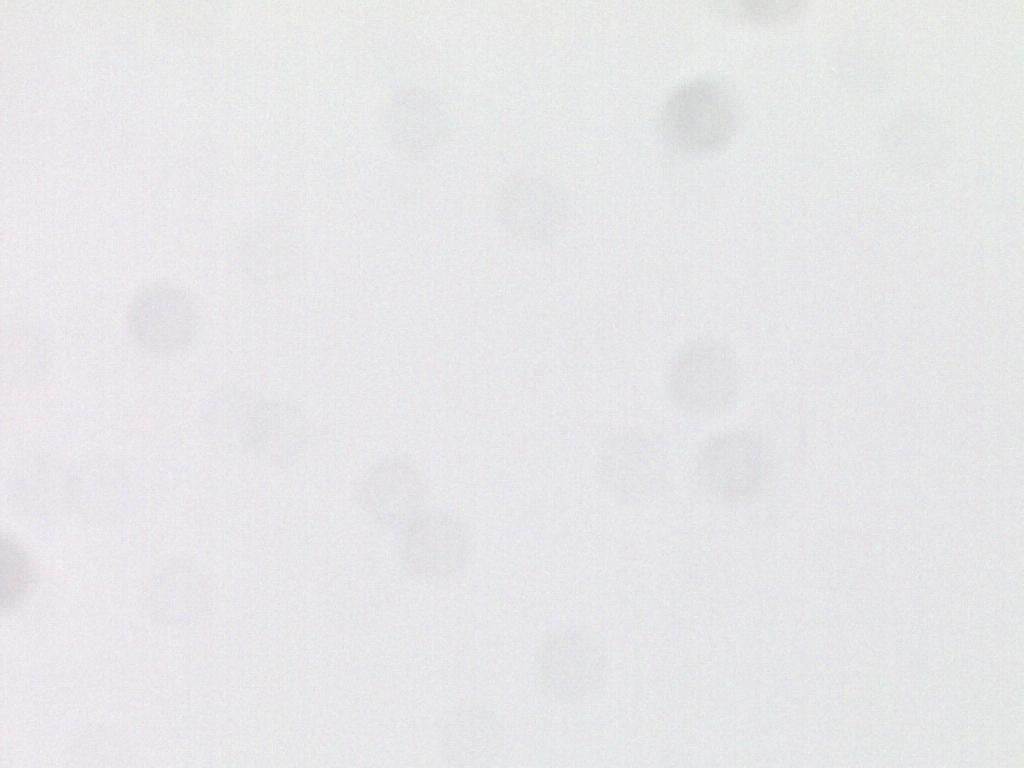
%> input picture CDIO/GUI/current_pic.jpg, 1024 x 768 px
$ octave --eval "result = Seg_ves;"   (GNU Octave 9; MATLAB toolbox functions it lacks are replaced by stand-ins)
%> lines starting %> are read from the running program, lines starting %| are printed output that depends on the picture; in (x1, y1, x2, y2) boxes, pixels count from 0 and x2, y2 are one past the last pixel; in counts of white or black regions, pixels touching at a corner belong together; the program's own positions count from 1
function [black_pix]= Seg_ves()
% [58 lines of commented-out code are left out]

%% JOBB PÅ UNDERARM ISTÄLLET FÖR NAGELBAND
%JAG HAR BARA FÖRSÖKT ATT TA BORT FIGURER SÅ ATT GUIT iINTE ÖVERBELASTAS, inte ändrat något annat //Jennifer :)

A=imread('current_pic.jpg'); %Samma sak fast för underarm
%> A is the input picture: size 768x1024x3 uint8; mean R, G, B 231, 230.6, 232.6
gray_pic_underarm = rgb2gray(A);
B=adapthisteq(gray_pic_underarm, 'cliplimit', 0.045, 'Distribution','rayleigh');
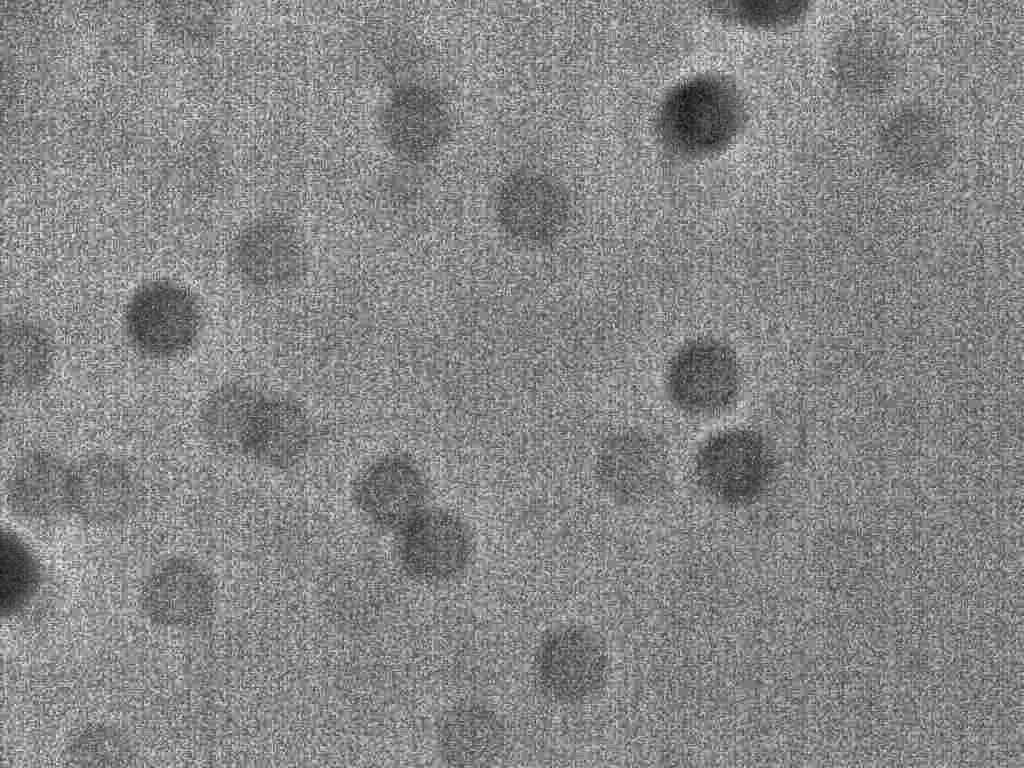
%> B: size 768x1024 uint8; min 0, max 255, mean 134.4

%figure(6)
%imshowpair(gray_pic_underarm,B,'montage');
%colorbar


idx3 = find(B < 90);
%> idx3 = 30435 values from 4 to 786410
B(idx3) = 0;
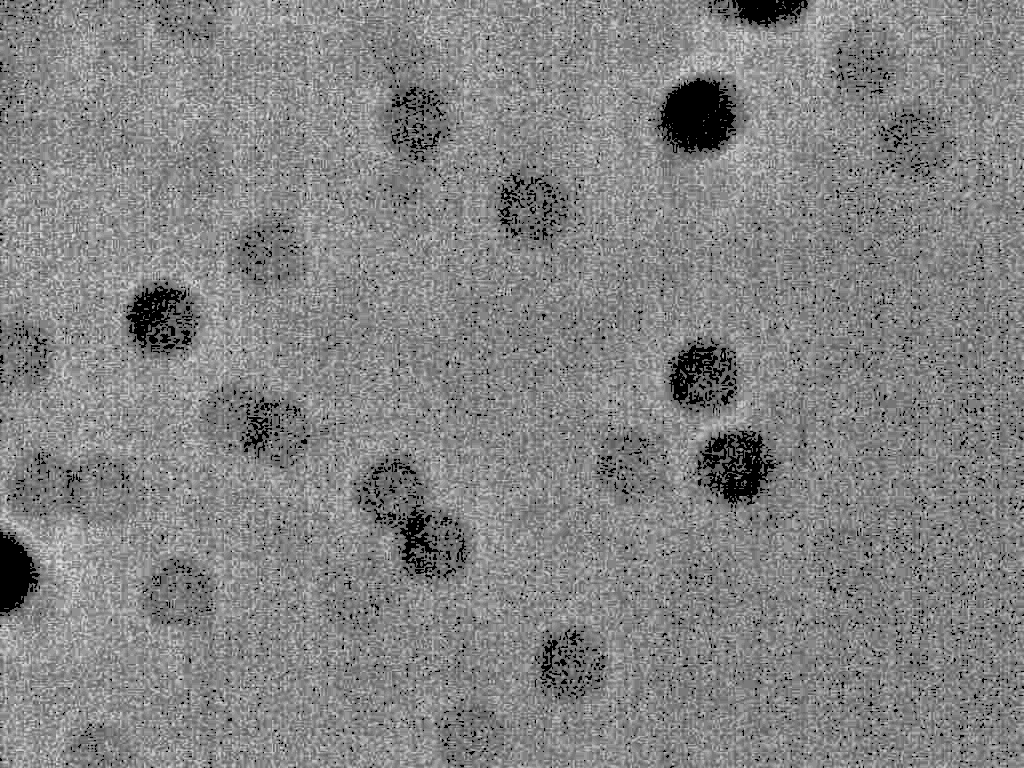
%> B: size 768x1024 uint8; 3.87% of pixels changed, all inside (x1, y1, x2, y2) = (0, 0, 1024, 768)

idx4 = find(B > 90);
%> idx4 = 753600 values from 1 to 786432
B(idx4) = 255;
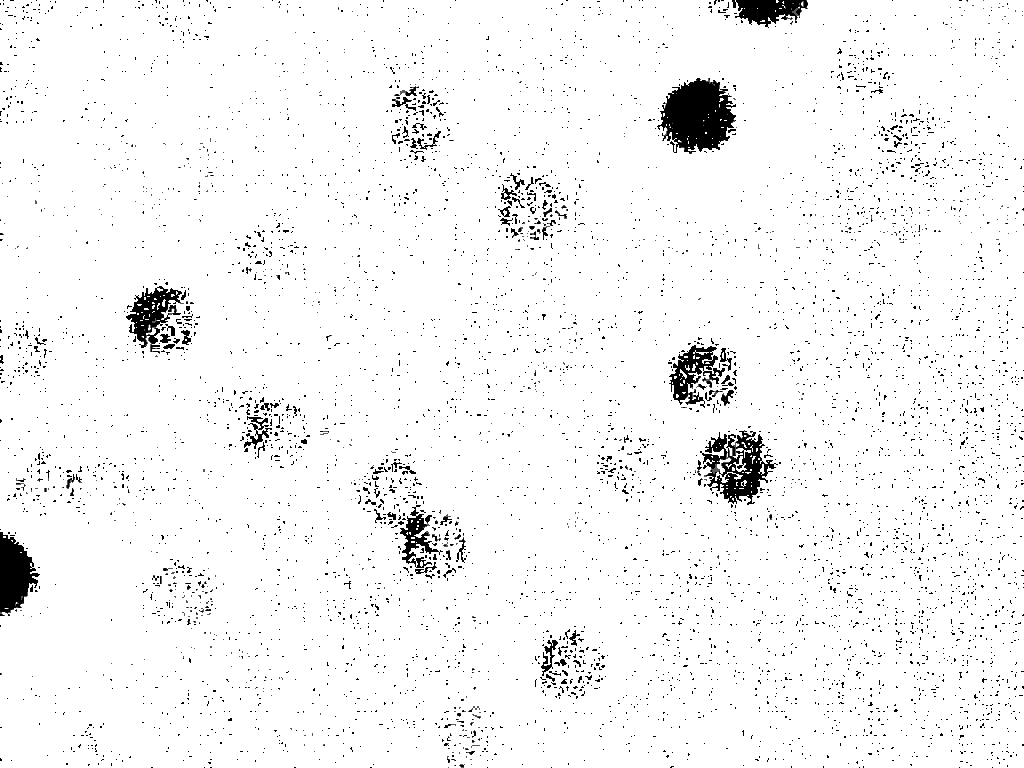
%> B: size 768x1024 uint8; min 0, max 255, mean 244.6

figure(7)
imshow(B)

a=figure(7);
saveas(a, 'boundary_pic.jpg');
close(a);

%% Räkna hur stor andel pixlar som är svarta ifrån underarmsbild

black_pix=sum(B(:)==0);
%> black_pix = 30435
end
